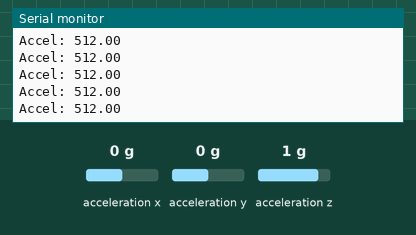
Bench run of a sketch on a simulated Arduino Uno, built with avr-gcc and run on an emulated ATmega328P. On the bench: the last lines printed to the serial monitor. Wiring (inferred from the names in the program): MMA8452 accelerometer at I2C address 0x1D. The test bench sets the inputs (shaded band); at power-on: acceleration x 0 g, acceleration y 0 g, acceleration z 1 g.

Above: at 1.2 s.
1.3 s: acceleration x set to -1.4 g
At 1.8 s:
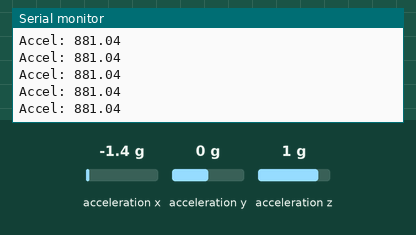
2.8 s: acceleration y set to -1.4 g
At 3.3 s:
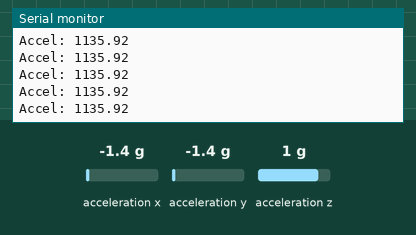
4.3 s: acceleration z set to -1.4 g
At 4.9 s:
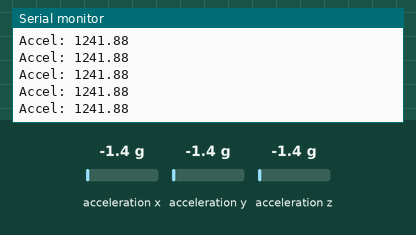
Timing chart, 0 to 7.3 s (numbered marks = the images above; inputs shaded):
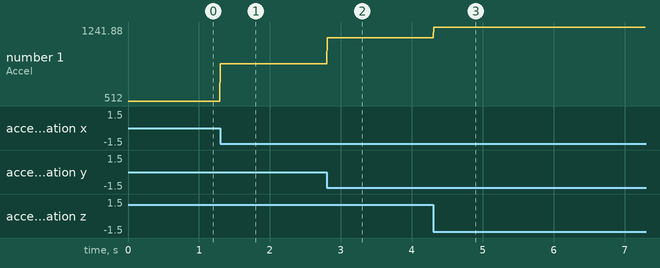

The sketch:

AccelTest.ino
```cpp
// (licence header left out)
#include <Wire.h> // Used for I2C


void setup()
{
  //By default .begin() will set I2C SCL to Standard Speed mode of 100kHz
  //Wire.setClock(400000); //Optional - set I2C SCL to High Speed Mode of 400kHz
  Wire.begin(); //Join the bus as a master

  Serial.begin(57600);
  Serial.println("Accel test");

  initMMA8452(); //Test and intialize the MMA8452
}

void loop()
{
  float currentMagnitude = getAccelData();

  Serial.print("Accel: ");
  Serial.println(currentMagnitude, 2);

  delay(10);
}
```

MMA8452.ino
```cpp
/*
  These are all the functions that make the MMA8452 tick
*/
// The SparkFun breakout board defaults to 1, set to 0 if SA0 jumper on the bottom of the board is set
#define MMA8452_ADDRESS 0x1D  // 0x1D if SA0 is high, 0x1C if low

//Define a few of the registers that we will be accessing on the MMA8452
#define OUT_X_MSB 0x01
#define XYZ_DATA_CFG  0x0E
#define WHO_AM_I   0x0D
#define CTRL_REG1  0x2A

#define GSCALE 4 // Sets full-scale range to +/-2, 4, or 8g. Used to calc real g values.

#define MAXTIME 100 //Number of milliseconds before we give up
#define TIMEOUT_ERROR 255 //Return 255 on the case of error. Should work for functions that return bytes


//Checks the accelerometer and converts the readings to actual g values
//Returns an array containing the float values.
float getAccelData()
{
  int accelCount[3];  // Stores the 12-bit signed value
  readAccelData(accelCount);  // Read the x/y/z adc values

  /*Serial.print(" ");
  Serial.print(accelCount[0]);
  Serial.print(" ");
  Serial.print(accelCount[1]);
  Serial.print(" ");
  Serial.print(accelCount[2]);
  delay(10);
  Serial.println();*/

  // Now we'll calculate the accleration value into actual g's
  /*float accelG[3]; // Stores the accel values in G form
  for (int i = 0 ; i < 3 ; i++)
    accelG[i] = (float) accelCount[i] / ((1<<12)/(2*GSCALE));  // get actual g value, this depends on scale being set

  //Now calculate the overall magnitude of the combined vectors
  float mag = sqrt( pow(accelG[0], 2) + pow(accelG[1], 2) + pow(accelG[2], 2));*/

  //Calculate the overall magnitude of just the regular readings
  float mag = sqrt( pow(accelCount[0], 2) + pow(accelCount[1], 2) + pow(accelCount[2], 2));

  return(mag);
}

void readAccelData(int *destination)
{
  byte rawData[6];  // x/y/z accel register data stored here

  if(readRegisters(OUT_X_MSB, 6, rawData) == TIMEOUT_ERROR)  // Read the six raw data registers into data array
  {
    //Restart the accel
    Serial.println("Restarting accel communication");
    while(readRegisters(OUT_X_MSB, 6, rawData) == TIMEOUT_ERROR)
    {
      if(!initMMA8452()) //Test and intialize the MMA8452
      {
      }
    }

  }

  // Loop to calculate 12-bit ADC and g value for each axis
  for(int i = 0; i < 3 ; i++)
  {
    int gCount = (rawData[i*2] << 8) | rawData[(i*2)+1];  //Combine the two 8 bit registers into one 12-bit number
    gCount >>= 4; //The registers are left align, here we right align the 12-bit integer

    // If the number is negative, we have to make it so manually (no 12-bit data type)
    if (rawData[i*2] > 0x7F)
    {
      gCount = ~gCount + 1;
      gCount *= -1;  // Transform into negative 2's complement #
    }

    destination[i] = gCount; //Record this gCount into the 3 int array
  }
}

// Initialize the MMA8452 registers
// See the many application notes for more info on setting all of these registers:
// http://www.freescale.com/webapp/sps/site/prod_summary.jsp?code=MMA8452Q
boolean initMMA8452()
{
  byte c = readRegister(WHO_AM_I);  // Read WHO_AM_I register
  if (c == 0x2A) // WHO_AM_I should always be 0x2A
  {
    Serial.println("MMA8452Q is online...");
  }
  else
  {
    Serial.println("Could not connect to MMA8452Q");
    return(false);
  }

  MMA8452Standby();  // Must be in standby to change registers

  // Set up the full scale range to 2, 4, or 8g.
  byte fsr = GSCALE;
  if(fsr > 8) fsr = 8; //Easy error check
  fsr >>= 2; // Neat trick, see page 22. 00 = 2G, 01 = 4A, 10 = 8G
  writeRegister(XYZ_DATA_CFG, fsr);

  //The default data rate is 800Hz and we don't modify it in this example code

  MMA8452Active();  // Set to active to start reading

  return(true);
}

// Sets the MMA8452 to standby mode. It must be in standby to change most register settings
void MMA8452Standby()
{
  byte c = readRegister(CTRL_REG1);
  writeRegister(CTRL_REG1, c & ~(0x01)); //Clear the active bit to go into standby
}

// Sets the MMA8452 to active mode. Needs to be in this mode to output data
void MMA8452Active()
{
  byte c = readRegister(CTRL_REG1);
  writeRegister(CTRL_REG1, c | 0x01); //Set the active bit to begin detection
}

// Read bytesToRead sequentially, starting at addressToRead into the dest byte array
byte readRegisters(byte addressToRead, int bytesToRead, byte * dest)
{
  Wire.beginTransmission(MMA8452_ADDRESS);
  Wire.write(addressToRead);
  Wire.endTransmission(false); //endTransmission but keep the connection active

  Wire.requestFrom(MMA8452_ADDRESS, bytesToRead); //Ask for bytes, once done, bus is released by default

  long startTime = millis();
  while(Wire.available() < bytesToRead) //Hang out until we get the # of bytes we expect
  {
    if(millis() - startTime > MAXTIME) return(TIMEOUT_ERROR);
  }

  for(int x = 0 ; x < bytesToRead ; x++)
    dest[x] = Wire.read();
}

// Read a single byte from addressToRead and return it as a byte
byte readRegister(byte addressToRead)
{
  Wire.beginTransmission(MMA8452_ADDRESS);
  Wire.write(addressToRead);
  Wire.endTransmission(false); //endTransmission but keep the connection active

  Wire.requestFrom(MMA8452_ADDRESS, 1); //Ask for 1 byte, once done, bus is released by default

  long startTime = millis();
  while(!Wire.available()) //Wait for the data to come back
  {
    if(millis() - startTime > MAXTIME) return(TIMEOUT_ERROR);
  }

  return Wire.read(); //Return this one byte
}

// Writes a single byte (dataToWrite) into addressToWrite
void writeRegister(byte addressToWrite, byte dataToWrite)
{
  Wire.beginTransmission(MMA8452_ADDRESS);
  Wire.write(addressToWrite);
  Wire.write(dataToWrite);
  Wire.endTransmission(); //Stop transmitting
}
```

Measured:
- after the input at 1.3 s, the serial monitor: prints a new line at once (image 1)
- after the input at 2.8 s, the serial monitor: prints a new line at once (image 2)
- after the input at 4.3 s, the serial monitor: prints a new line at once (image 3)
- plotted number 1: 512 → 881.04 after the input at 1.3 s, 881.04 → 1135.92 after the input at 2.8 s, 1135.92 → 1241.88 after the input at 4.3 s
